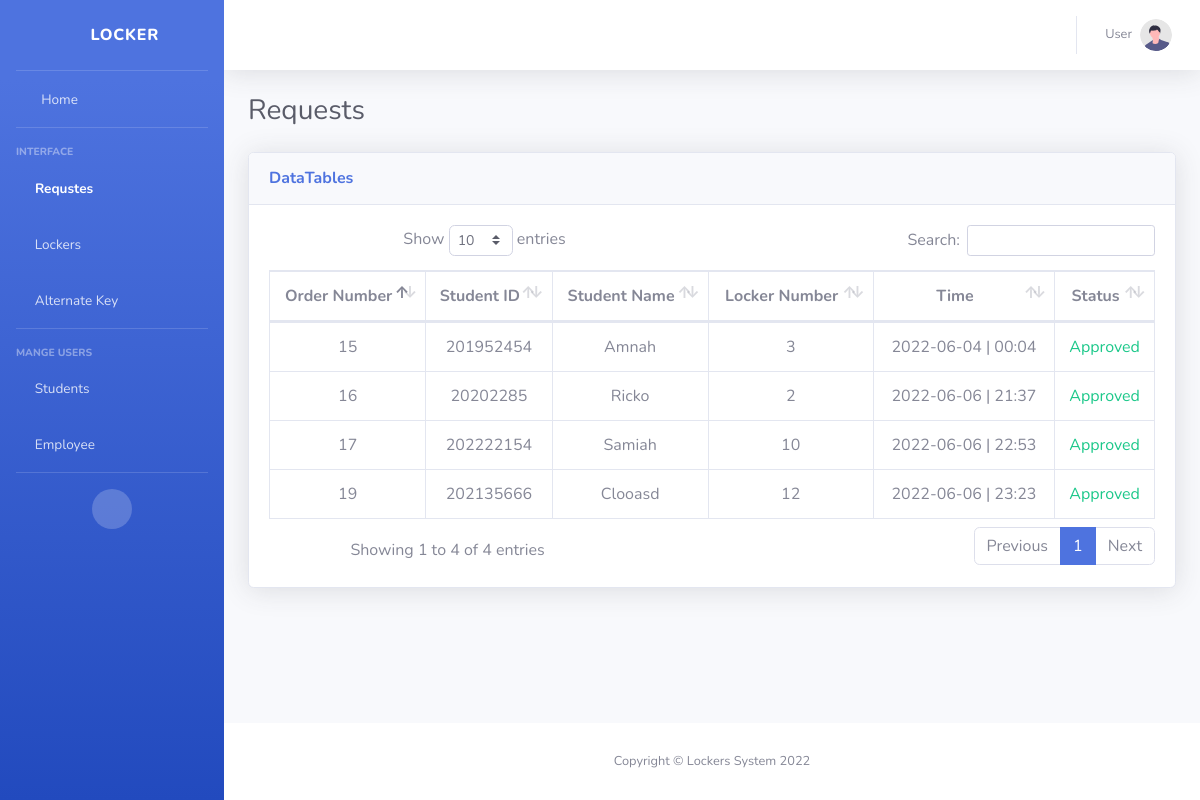
The app's page /app/dashboard/requstes.php (signed in) with its own data.
### tables this page shows
CREATE TABLE `booking` (
  `id` int(11) NOT NULL,
  `student_id` int(11) NOT NULL,
  `locker_id` int(11) NOT NULL,
  `employee_id` int(11) DEFAULT NULL,
  `approved` varchar(25) DEFAULT 'Pending',
  `time_on` int(25) NOT NULL,
  `alternate_key` int(11) NOT NULL DEFAULT '0',
  `attachment` varchar(225) DEFAULT NULL,
  `employee_alternate` int(11) DEFAULT NULL
);

CREATE TABLE `students` (
  `id` int(11) NOT NULL,
  `name` varchar(225) NOT NULL,
  `phone_number` varchar(225) NOT NULL,
  `student_id` varchar(225) NOT NULL,
  `password` varchar(225) NOT NULL
);

### app/dashboard/requstes.php (the view, shortened to what this page needs)
<?php
include "../inc/conf.php";
function finduserbyid($id){
    global $conn;
    $stuent = $conn->query("SELECT * FROM `students` where id = $id")->fetch();
    if(!empty($stuent)):
        return $stuent['name'];
    else:
        return "Unknown";
    endif;
}
function findsidbyid($id){
    global $conn;
    $stuent = $conn->query("SELECT * FROM `students` where id = $id")->fetch();
    if(!empty($stuent)):
        return $stuent['student_id'];
    else:
        return "Unknown";
    endif;
}
function status($arg){
    if($arg == "Approve"){
        return  "<span class='text-success'>Approved</span>";
    }else{
        return "<span class='text-secondary'>Pending</span>";
    }
}
$booking = $conn->query("SELECT * FROM `booking`")->fetchAll();
?>
<!DOCTYPE html>
<html lang="en">
<head>
    <link href="vendor/fontawesome-free/css/all.min.css" rel="stylesheet" type="text/css">
    <link href="css/sb-admin-2.min.css" rel="stylesheet">
    <link href="vendor/datatables/dataTables.bootstrap4.min.css" rel="stylesheet">
</head>
<body id="page-top">
    <div id="wrapper">
        <?php include "header.php" ?>
        <div id="content-wrapper" class="d-flex flex-column">
            <div id="content">
                <nav class="navbar navbar-expand navbar-light bg-white topbar mb-4 static-top shadow">
                    <ul class="navbar-nav ml-auto">
                        <li class="nav-item dropdown no-arrow">
                            <a class="nav-link dropdown-toggle" href="#" id="userDropdown" role="button"
                                data-toggle="dropdown" aria-haspopup="true" aria-expanded="false">
                                <span class="mr-2 d-none d-lg-inline text-gray-600 small">User</span>
                                <img class="img-profile rounded-circle"
                                    src="img/undraw_profile.svg">
                            </a>
                        </li>
                    </ul>
                </nav>
                <div class="container-fluid">
                    <div class="d-sm-flex align-items-center justify-content-between mb-4">
                        <h1 class="h3 mb-0 text-gray-800">Requests</h1>
                    </div>
            <div class="card shadow mb-4">
            <div class="card-header py-3">
              <h6 class="m-0 font-weight-bold text-primary">DataTables</h6>
            </div>
            <div class="card-body">
              <div class="table-responsive text-center" >
                <table class="table table-bordered" id="dataTable" width="100%" cellspacing="0">
                  <thead>
                    <tr>
                      <th>Order Number</th>
                      <th>Student ID</th>
                      <th>Student Name</th>
                      <th>Locker Number</th>
                      <th>Time</th>
                      <th>Status</th>
                    </tr>
                  </thead>
                  <tbody>
                      <?php
                      $i=1;
                      foreach($booking as $val):
                      ?>
                    <tr>
                      <td><?=$val['id']?></td>
                      <td><?=findsidbyid($val['student_id'])?></td>
                      <td><?=finduserbyid($val['student_id'])?></td>
                      <td><?=$val['locker_id']?></td>
                      <td><?=date('Y-m-d | H:i', $val['time_on'])?></td>
                      <td><?=status($val['approved'])?></td>
                    </tr>
                    <?php $i++; endforeach; ?>
                  </tbody>
                </table>
              </div>
            </div>
          </div>
                </div>
            </div>
            <footer class="sticky-footer bg-white">
                <div class="container my-auto">
                    <div class="copyright text-center my-auto">
                        <span>Copyright &copy; Lockers System 2022</span>
                    </div>
                </div>
            </footer>
        </div>
    </div>
</body>
</html>

### records on screen
booking: id "15", student.student_id "201952454", student.name "Amnah", locker "3", time_on "2022-06-04 | 00:04", approved "Approved"
booking: id "16", student.student_id "20202285", student.name "Ricko", locker "2", time_on "2022-06-06 | 21:37", approved "Approved"
booking: id "17", student.student_id "202222154", student.name "Samiah", locker "10", time_on "2022-06-06 | 22:53", approved "Approved"
booking: id "19", student.student_id "202135666", student.name "Clooasd", locker "12", time_on "2022-06-06 | 23:23", approved "Approved"
